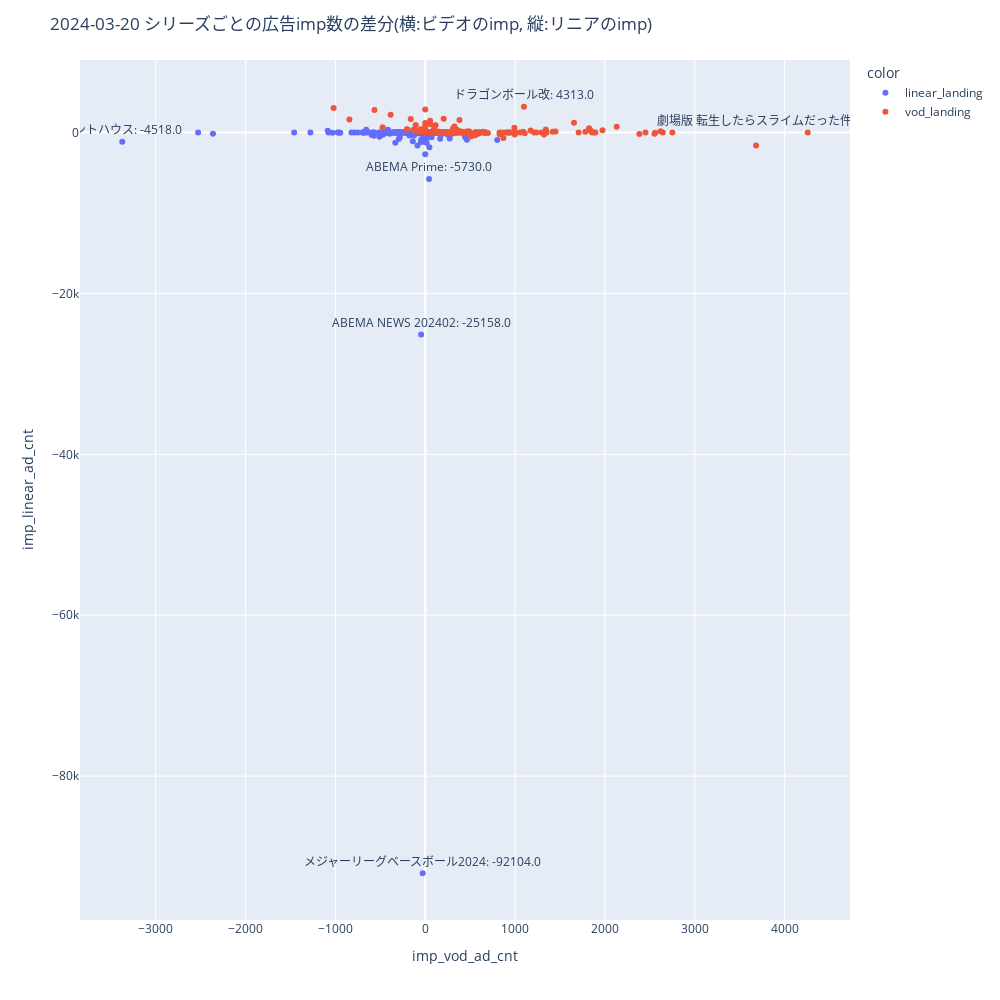
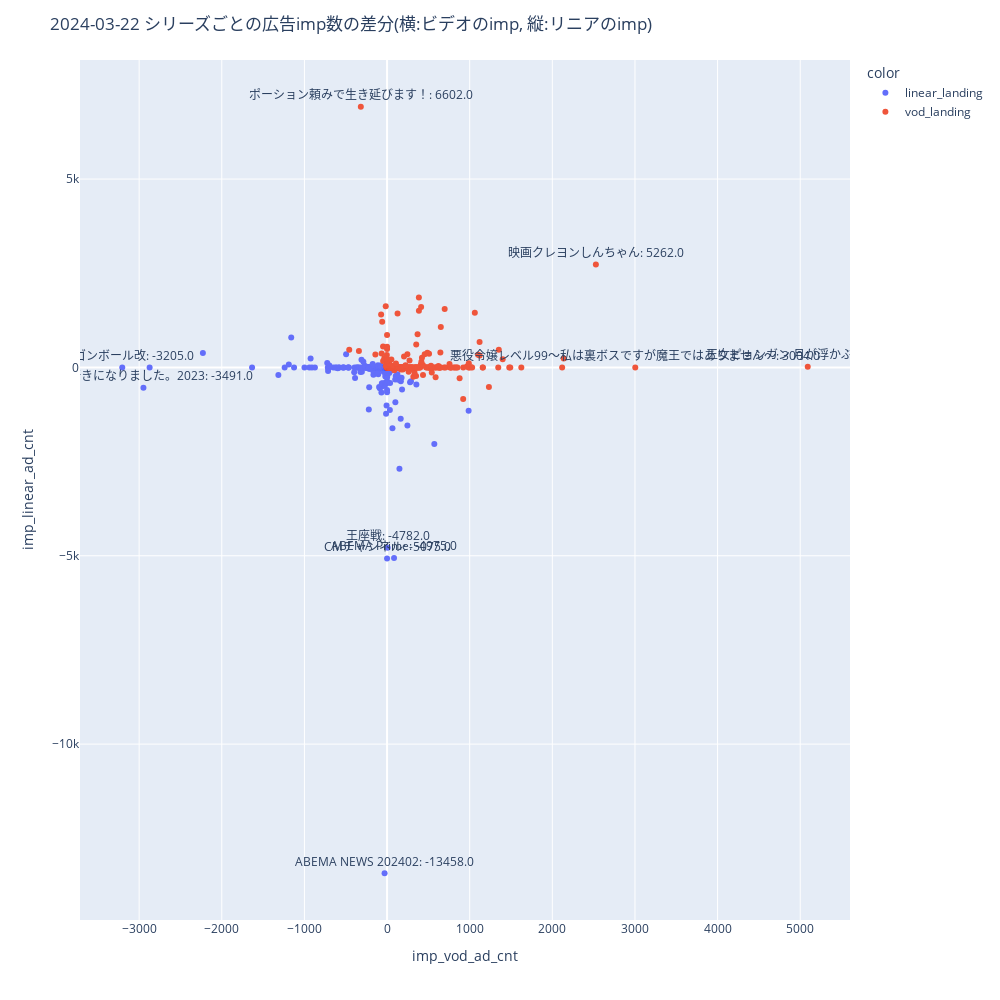

The notebook cell saved with these charts, in order:
### Code cell
# リニアランディングが勝った日
plot_ad_imp_diff(df, '2024-03-20', 'imp_vod_ad_cnt', 'imp_linear_ad_cnt')
plot_ad_imp_diff(df, '2024-03-22', 'imp_vod_ad_cnt', 'imp_linear_ad_cnt')
# plot_ad_imp_diff(df, '2024-03-28', 'imp_vod_ad_cnt', 'imp_linear_ad_cnt')
# plot_ad_imp_diff(df, '2024-03-29', 'imp_vod_ad_cnt', 'imp_linear_ad_cnt')

# リニアランディングが勝った日
# plot_ad_imp_diff(df, '2024-03-20', 'watch_vod_10sec_uu', 'watch_linear_10sec_uu')
# plot_ad_imp_diff(df, '2024-03-22', 'watch_vod_10sec_uu', 'watch_linear_10sec_uu')
# plot_ad_imp_diff(df, '2024-03-28', 'watch_vod_10sec_uu', 'watch_linear_10sec_uu')
# plot_ad_imp_diff(df, '2024-03-29', 'watch_vod_10sec_uu', 'watch_linear_10sec_uu')

### Figure 1 — Plotly figure (JSON) as saved in the notebook; plotly's stock layout.template omitted (floating-point values rounded to 4 significant figures; data arrays with more than 128 entries replaced by an {"elided": "..."} marker saying what was removed)
{"data": [{"hovertemplate": "color=linear_landing<br>imp_vod_ad_cnt=%{x}<br>imp_linear_ad_cnt=%{y}<br>text=%{text}<extra></extra>", "legendgroup": "linear_landing", "marker": {"color": "#636efa", "symbol": "circle"}, "mode": "markers+text", "name": "linear_landing", "orientation": "v", "showlegend": true, "text": {"elided": "643 str values"}, "textposition": "top center", "type": "scatter", "x": {"elided": "643 float values"}, "xaxis": "x", "y": {"elided": "643 float values"}, "yaxis": "y"}, {"hovertemplate": "color=vod_landing<br>imp_vod_ad_cnt=%{x}<br>imp_linear_ad_cnt=%{y}<br>text=%{text}<extra></extra>", "legendgroup": "vod_landing", "marker": {"color": "#EF553B", "symbol": "circle"}, "mode": "markers+text", "name": "vod_landing", "orientation": "v", "showlegend": true, "text": {"elided": "335 str values"}, "textposition": "top center", "type": "scatter", "x": {"elided": "335 float values"}, "xaxis": "x", "y": {"elided": "335 float values"}, "yaxis": "y"}], "layout": {"height": 1000, "legend": {"title": {"text": "color"}, "tracegroupgap": 0}, "margin": {"t": 60}, "title": {"text": "2024-03-20 シリーズごとの広告imp数の差分(横:ビデオのimp, 縦:リニアのimp)"}, "width": 1000, "xaxis": {"anchor": "y", "domain": [0, 1], "title": {"text": "imp_vod_ad_cnt"}}, "yaxis": {"anchor": "x", "domain": [0, 1], "title": {"text": "imp_linear_ad_cnt"}}}}

### Figure 2 — Plotly figure (JSON) as saved in the notebook; plotly's stock layout.template omitted (floating-point values rounded to 4 significant figures; data arrays with more than 128 entries replaced by an {"elided": "..."} marker saying what was removed)
{"data": [{"hovertemplate": "color=linear_landing<br>imp_vod_ad_cnt=%{x}<br>imp_linear_ad_cnt=%{y}<br>text=%{text}<extra></extra>", "legendgroup": "linear_landing", "marker": {"color": "#636efa", "symbol": "circle"}, "mode": "markers+text", "name": "linear_landing", "orientation": "v", "showlegend": true, "text": {"elided": "601 str values"}, "textposition": "top center", "type": "scatter", "x": {"elided": "601 float values"}, "xaxis": "x", "y": {"elided": "601 float values"}, "yaxis": "y"}, {"hovertemplate": "color=vod_landing<br>imp_vod_ad_cnt=%{x}<br>imp_linear_ad_cnt=%{y}<br>text=%{text}<extra></extra>", "legendgroup": "vod_landing", "marker": {"color": "#EF553B", "symbol": "circle"}, "mode": "markers+text", "name": "vod_landing", "orientation": "v", "showlegend": true, "text": {"elided": "338 str values"}, "textposition": "top center", "type": "scatter", "x": {"elided": "338 float values"}, "xaxis": "x", "y": {"elided": "338 float values"}, "yaxis": "y"}], "layout": {"height": 1000, "legend": {"title": {"text": "color"}, "tracegroupgap": 0}, "margin": {"t": 60}, "title": {"text": "2024-03-22 シリーズごとの広告imp数の差分(横:ビデオのimp, 縦:リニアのimp)"}, "width": 1000, "xaxis": {"anchor": "y", "domain": [0, 1], "title": {"text": "imp_vod_ad_cnt"}}, "yaxis": {"anchor": "x", "domain": [0, 1], "title": {"text": "imp_linear_ad_cnt"}}}}
